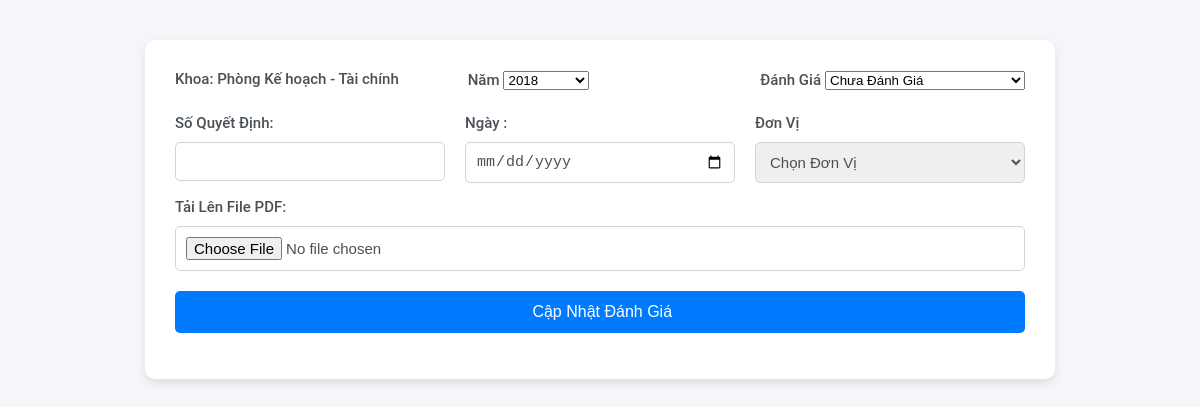
/Admin/danhgiaTTsua.php?id=243, run on an earlier commit of the app's database.
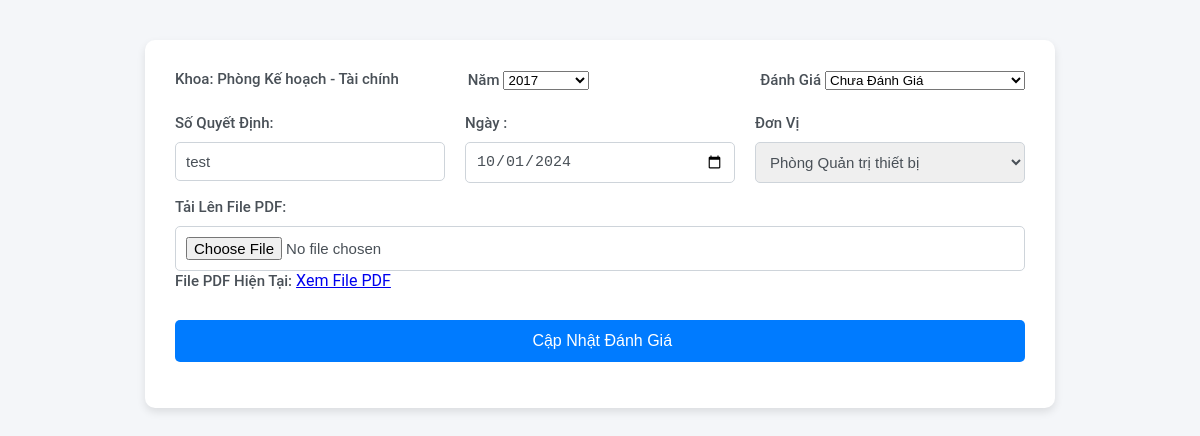
And on a later commit of the database.
### tables this page shows
CREATE TABLE `danhgiatt` (
  `MaDGTT` int(20) NOT NULL,
  `MaKhoa` int(20) NOT NULL,
  `SoQD` varchar(100) NOT NULL,
  `Manam` int(20) NOT NULL,
  `DanhGia` varchar(50) NOT NULL DEFAULT 'Chờ Đánh Giá',
  `Ngay` date NOT NULL,
  `DonVi` varchar(30) NOT NULL,
  `FilePDF` varchar(50) DEFAULT NULL
);

CREATE TABLE `nam` (
  `Manam` int(20) NOT NULL,
  `Nam` varchar(20) NOT NULL
);

CREATE TABLE `khoa` (
  `MaKhoa` int(20) NOT NULL,
  `TenKhoa` varchar(50) NOT NULL,
  `MoTa` varchar(100) NOT NULL
);

### Admin/nam.php (called while the page is built, shortened)
<?php
    class Nam {
        public static function layDanhSach($conn)
        {
            $Dsnam = array();
            $sql = "SELECT * FROM `nam`";
            $result = $conn->query($sql);
            if ($result->num_rows > 0) {
                while($row = $result->fetch_assoc()) {
                    $nam_obj = new Nam();
                    $nam_obj->Manam = $row["Manam"];
                    $nam_obj->Nam = $row["Nam"];
                    $Dsnam[] = $nam_obj;
                }
            }
            return $Dsnam;
        }
    }
?>

### Admin/danhgiaTT.php (called while the page is built, shortened)
<?php
include('./Khoa.php');
include('./nam.php');
class DanhgiaTT {
    public static function laydgtt($conn, $id) {
        $sql = "SELECT * FROM danhgiatt WHERE MaDGTT = $id";
        $result = mysqli_query($conn, $sql);
        $danhgiatt_obj = new DanhgiaTT();
        $row = mysqli_fetch_assoc($result);
        $danhgiatt_obj->MaDGTT = $row["MaDGTT"];
        $danhgiatt_obj->MaKhoa = Khoa::layKhoa($conn, $row["MaKhoa"]);
        $danhgiatt_obj->SoQD = $row["SoQD"];
        $danhgiatt_obj->Manam = $row["Manam"];
        $danhgiatt_obj->DanhGia = $row["DanhGia"];
        $danhgiatt_obj->Ngay = $row["Ngay"];
        $danhgiatt_obj->DonVi = $row["DonVi"];
        $danhgiatt_obj->FilePDF = $row["FilePDF"];
        return $danhgiatt_obj;
    }
}
?>

### Admin/Khoa.php (called while the page is built, shortened)
<?php
class Khoa {
    public static function layDanhSach($conn) {
        $Dskhoa = array();
        $sql = "SELECT * FROM `khoa`";
        $result = $conn->query($sql);
        if ($result->num_rows > 0) {
            while ($row = $result->fetch_assoc()) {
                $Khoa_obj = new Khoa();
                $Khoa_obj->MaKhoa = $row["MaKhoa"];
                $Khoa_obj->TenKhoa = $row["TenKhoa"];
                $Khoa_obj->MoTa = $row["MoTa"];
                $Dskhoa[] = $Khoa_obj;
            }
        }
        return $Dskhoa;
    }
    public static function layKhoa($conn, $id) {
        $sql = "SELECT * FROM Khoa WHERE MaKhoa = $id";
        $result = mysqli_query($conn, $sql);
        $Khoa = new Khoa();
        if ($row = mysqli_fetch_assoc($result)) {
            $Khoa->MaKhoa = $row['MaKhoa'];
            $Khoa->TenKhoa = $row['TenKhoa'];
            $Khoa->MoTa = $row["MoTa"];
        }
        return $Khoa;
    }
}
?>

### Admin/danhgiaTTsua.php (the view, shortened to what the changed rows need)
<?php
    include('./danhgiaTT.php');
    if(isset($_POST["SoQD"])){
        $data = new DanhgiaTT();
        $data->MaDGTT = $_POST["MaDGTT"];
        $data->SoQD = $_POST["SoQD"];
        $data->DanhGia = $_POST["DanhGia"];
        $data->Manam = $_POST["Lnam"];
        $data->Ngay = $_POST["Ngay"];
        $data->DonVi = $_POST["Ldonvi"];
        if(isset($_FILES['file']) && $_FILES['file']['error'] == UPLOAD_ERR_OK) {
            $data->FilePDF = $_FILES['file'];
        } else {
            $data->FilePDF = null;
        }
        $data->Suadgtt($conn,$baseUrl);
    }else{
        $id = ($_GET["id"]);
        $data = new DanhgiaTT();
        $data  =  $data->laydgtt($conn,$id);
    }
?>
<?php
    $Lnam = Nam::layDanhSach($conn);
    $datakhoa = Khoa::layDanhSach($conn);
?>
<div class="container" >
<form method="post" enctype="multipart/form-data">
    <div class="form-group row">
        <div class="col">
            <label >Năm</label>
            <select name="Lnam" id="Lnam">
                <?php foreach($Lnam as $L) { ?>
                    <option value="<?php echo $L->Manam; ?>" <?php echo ($L->Manam == $data->Manam) ? 'selected' : ''; ?>>
                        <?php echo $L->Nam; ?>
                    </option>
                <?php } ?>
            </select>
        </div>
    </div>
    <div class="form-group row">
        <div class="col">
            <label for="SoQD">Số Quyết Định: </label>
            <input type="text" class="form-control" id="SoQD" name="SoQD" value ='<?php echo $data->SoQD; ?>'>
        </div>
        <div class="col">
        <label for="Ngay">Ngày :</label>
        <input type="date" class="form-control" id="Ngay" name="Ngay" value="<?php echo $data->Ngay; ?>">
        </div>
        <div class="col">
            <label for="Ldonvi">Đơn Vị</label>
            <select class="form-control" name="Ldonvi" id="Ldonvi">
                <option value="">Chọn Đơn Vị</option>
                <?php foreach($datakhoa as $L) { ?>
                    <option value="<?php echo $L->TenKhoa; ?>" <?php echo ($L->TenKhoa == $data->DonVi) ? 'selected' : ''; ?>>
                        <?php echo $L->TenKhoa; ?>
                    </option>
                <?php } ?>
            </select>
        </div>
    </div>
    <?php if (!empty($data->FilePDF)) { ?>
        <div class="form-group">
            <label for="CurrentFilePDF">File PDF Hiện Tại:</label>
            <a href="<?php echo $data->FilePDF; ?>" target="_blank">Xem File PDF</a>
        </div>
    <?php } ?>
</form>
</div>

What changed in the data, as far as the page shows it:
changed danhgiatt: Lnam "2018" → "2017"; SoQD (not shown) → "test"; Ngay (not shown) → "10/01/2024"; Ldonvi (not shown) → "Phòng Quản trị thiết bị"; FilePDF empty → "Không có file PDF" (drawn)
Also different on the page:
form field Ldonvi: "Chọn Đơn Vị" → (not shown)
text now shown: "File PDF Hiện Tại: Xem File PDF"
